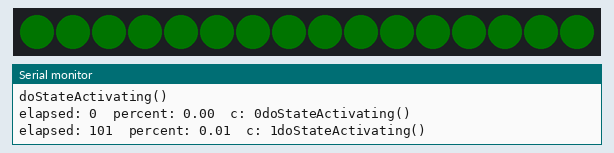
Bench run of a sketch on a simulated ESP8266 (NodeMCU). On the bench: 16 RGB LEDs in strip order, left to right, the last lines printed to the serial monitor. Dim RGB values are drawn brighter than linear.

Above: at 0.15 s.
At 20.1 s:
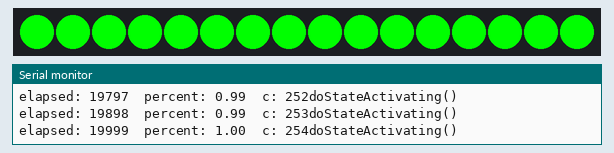
At 33.75 s:
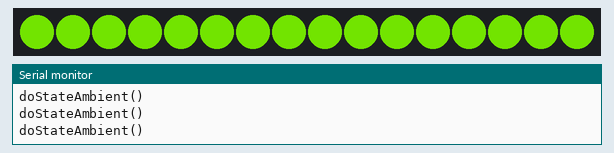
At 39.77 s:
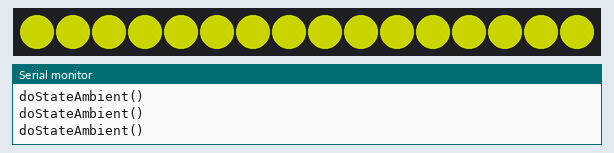

The sketch:

Ambience.ino
```cpp
#include "math.h"
#include "neopixel.h"


// IMPORTANT: Set pixel COUNT, PIN and TYPE
#define PIXEL_PIN D0
#define PIXEL_COUNT 16
#define PIXEL_TYPE WS2812

Adafruit_NeoPixel strip = Adafruit_NeoPixel(PIXEL_COUNT, PIXEL_PIN, PIXEL_TYPE);


# define STATE_ACTIVATING 0
# define STATE_AMBIENT 1
# define STATE_ALERT 2

int state = 0;

void setup() {

 Serial.begin(9600);
 Serial.println("start");


 strip.begin();
 strip.show(); // Initialize all pixels to 'off'


}


void loop() {

 switch( state ){
   case STATE_ACTIVATING: doStateActivating(); break;
   case STATE_AMBIENT: doStateAmbient();break;
   case STATE_ALERT: doStateAlert(); break;
 }

}
/*
  ACTIVATION STATE

  Ambient action:
  Slowly fade up to green
  Over n seconds to full brightness.
*/

# define ACTIVATE_AFTER 20000
int beganActivationAt = -1;

void doStateActivating()
{
  Serial.println( "doStateActivating()" );

  // start tracking activation time
  if( beganActivationAt == -1 ){
    beganActivationAt = millis();
  }

  // how much time has elapsed since it began
  int timeElapsed = millis() - beganActivationAt;

  // if it's fully activated go to the next state
  if( timeElapsed > ACTIVATE_AFTER ){
    state = STATE_AMBIENT;
    return;
  }

  Serial.print( "elapsed: " );
  Serial.print( timeElapsed );

  // other wise we need to convert to a percentage
  // and fade up to Green

  float percentElapsed = timeElapsed * 1.0f / ACTIVATE_AFTER;
  int colorComponent = 255 * percentElapsed;

  Serial.print( "  percent: " );
  Serial.print( percentElapsed );
  Serial.print( "  c: " );
  Serial.print( colorComponent );

  uint32_t c = strip.Color( 0 , colorComponent , 0 );
  setNeoPixelToColor( c );
  delay( 100 );
}

# define AMBIENT_FOR 40000
int beganAmbientAt = -1;

void doStateAmbient(){

  delay( 100 );

  Serial.println( "doStateAmbient()" );

  // start tracking activation time
  if( beganAmbientAt == -1 ){
    beganAmbientAt = millis();
  }

  // how much time has elapsed since it began
  int timeElapsed = millis() - beganAmbientAt;

  // if it's fully activated go to the next state
  if( timeElapsed > AMBIENT_FOR ){
    state = STATE_ALERT;
    return;
  }

  // other wise we need to convert to a percentage
  // and fade up to Green

  float percentElapsed = timeElapsed * 1.0f / AMBIENT_FOR;
  int colorComponent = 255 * percentElapsed;

  // switch from green to red
  uint32_t c = strip.Color( colorComponent ,  255 - colorComponent , 0 );
  setNeoPixelToColor( c );
  delay( 100 );

}


void doStateAlert(){
  pulseRed(  );
  delay( 100 );
}


/* Calc the sin wave for the breathing white led */
float pulseRed( ){
  float val = (exp(sin(millis()/2000.0*M_PI)) - 0.36787944)*108.0;
  uint16_t i;
  uint32_t c = strip.Color(val, 0, 0 );
  for(i=0; i< strip.numPixels(); i++) {
    strip.setPixelColor(0, c );
  }
  strip.show();
}


void setNeoPixelToColor( uint32_t color )
{
  for (int i=0; i < strip.numPixels(); i++) {
    strip.setPixelColor(i, color);  // turn all pixels off
  }
  strip.show();

}
```
